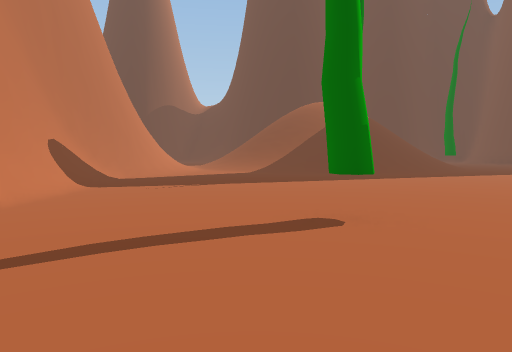
View 1 (above)

23 first-person views from a walk through a 3-D level made in the Unity game engine. The camera is 1.5 m above the floor, tilts 4° down and sees 70° across. The floor is counted in squares, 2 m on a side. Each view is taken from the middle of a square. On the plan, view 1 faces up. The plan holds only what a view shows up to about 11 squares ahead; the rest is blank. The place goes on beyond the plan. The player character is not drawn.

View 2
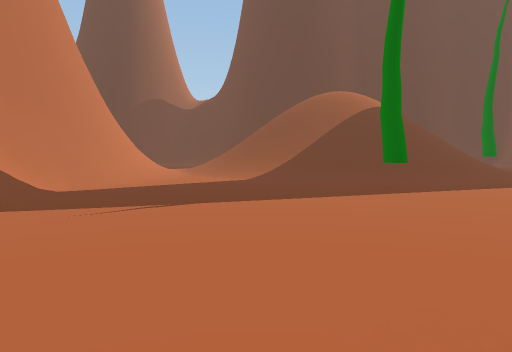

View 3
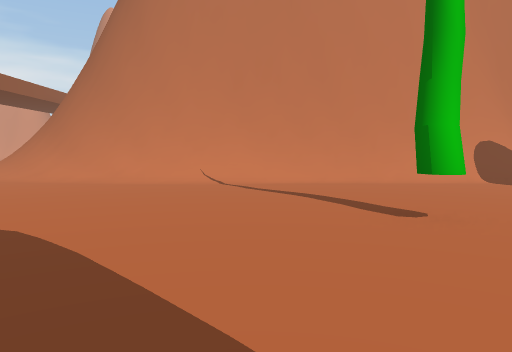

View 4
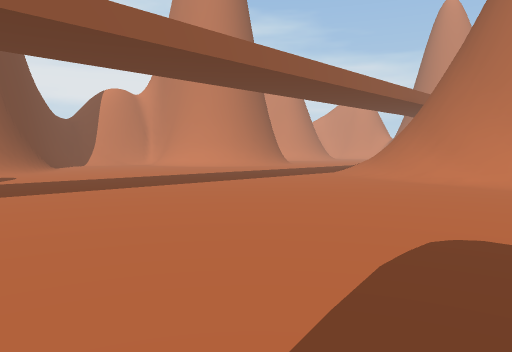

View 5
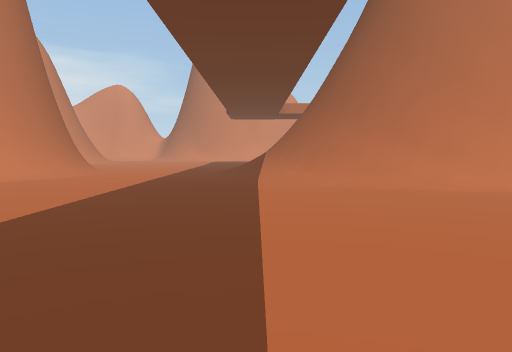

View 6
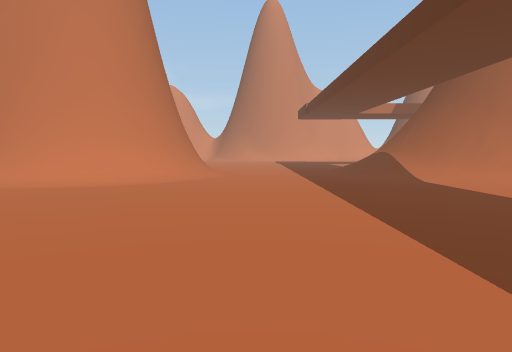

View 7
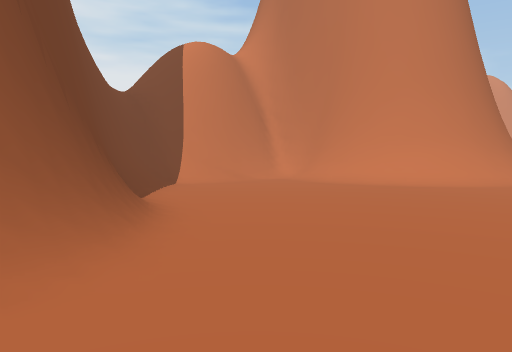

View 8
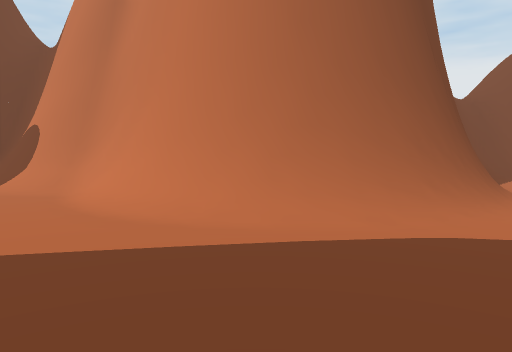

View 9
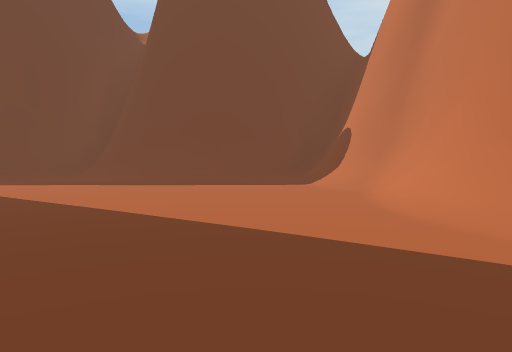

View 10
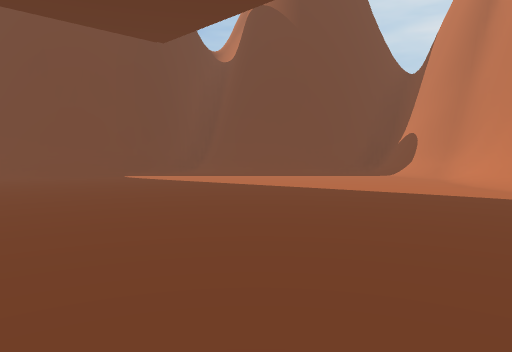

View 11
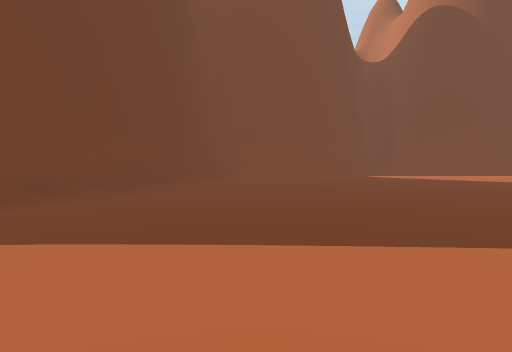

View 12
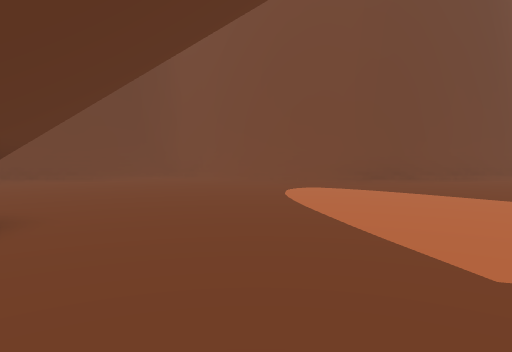

View 13
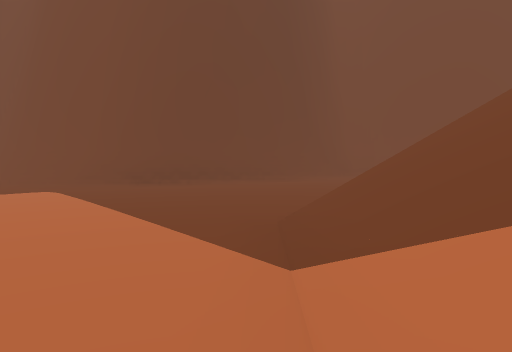

View 14
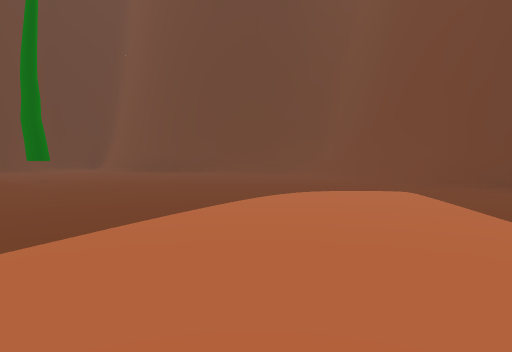

View 15
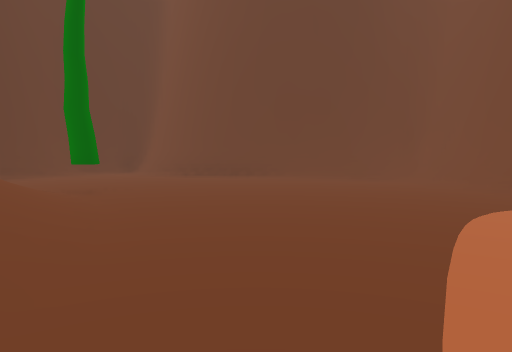

View 16
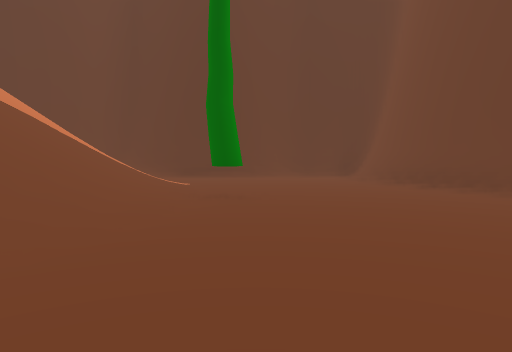

View 17
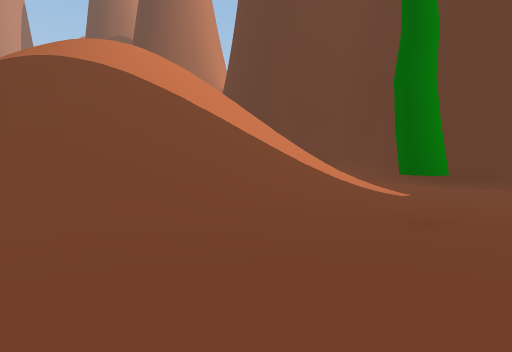

View 18
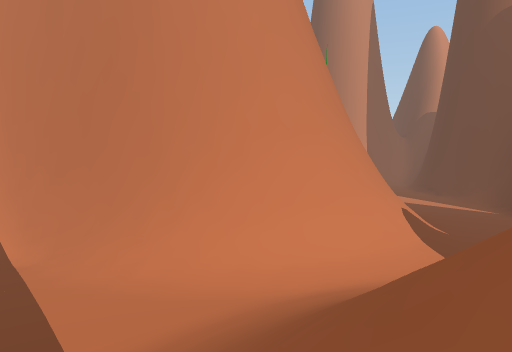

View 19
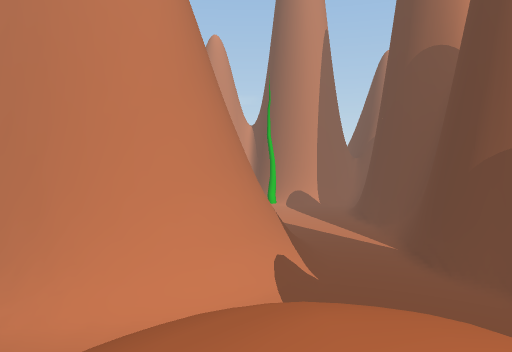

View 20
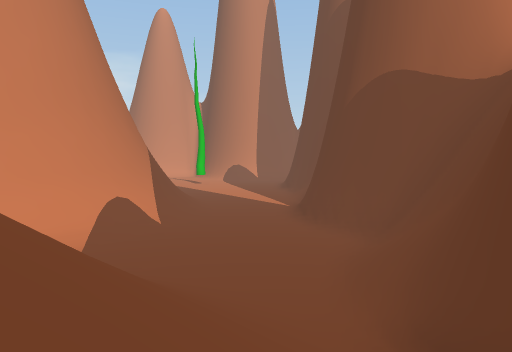

View 21
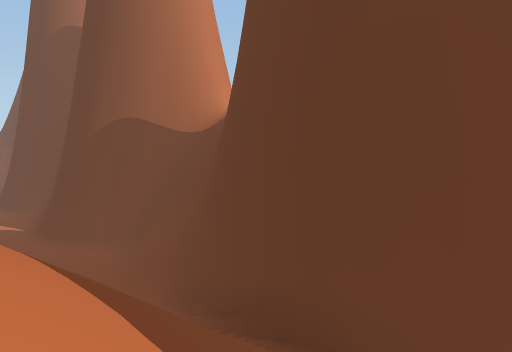

View 22
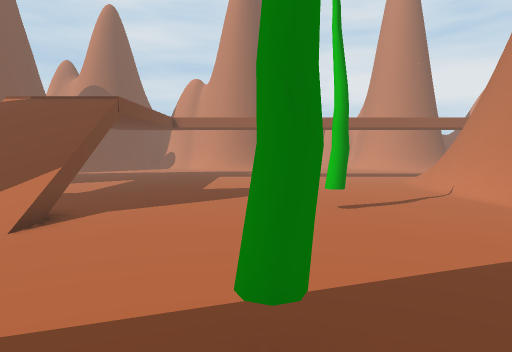

View 23
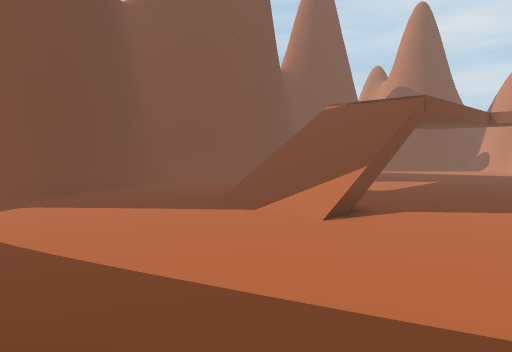

### Floor plan
Key: @ floor where view 1 was taken; # wall or solid block; . floor; / step, stairs or slope; O other object.
Columns run from 8 left of view 1 to 18 right of it. Each row starts with its distance up from view 1.
 24   ######
 23 ###////###############
 22 ........///////////..#
 21 ......./////   /.....##
 20 ......///////  //.....#
 19 ///.../    //////.....##
 18 ##//..    ///////O.....#
 17 ###//.    ////////.....##
 16   ##///   ////////......##
 15    ##////// /////......./#
 14     #/.//////////......./#
 13     #/./////////......./##
 12     #/...//////........##
 11     #/.....O...........##
 10     #..................##
  9    ##...................#
  8    ##...................##
  7    ##....................#
  6     #...........////.....##
  5     #...........////...../#
  4     #....O................#
  3    ##....................##
  2    ##.................../#
  1    ##.......... ........##
  0    ##...@.....   .......##
 -1    ##.........    ......##
 -2    #/.........    .......#
 -3   ##/.........    .......#
 -4  ##//........      ......#
 -5 ##//.............  ......##
 -6 #///...................../#
 -7 ///....................../#
 -8 /......................./##
 -9 ............ .........../#
-10 ........................ #
-11 ........................##
-12 ......................../#
-13 ##/........////.......///#
-14  ##/......#####/...../####
-15   ##.....##   ##/.../##
-16    #.....#     ##//.##
-17    #..../#      ###/#
-18    #////##        ###
-19    ###/##
-20      ###

Positions as (right, up) in squares from view 1, and headings:
1: (0, 0), facing up
2: (0, 3), facing up
3: (5, 2), facing left
4: (5, 0), facing down-left
5: (3, -7), facing left
6: (3, -11), facing left
7: (3, -11), facing down-left
8: (5, -9), facing down
9: (5, -9), facing down-right
10: (5, -5), facing down-right
11: (10, 0), facing down-right
12: (7, 2), facing right
13: (7, 7), facing right
14: (7, 8), facing up-right
15: (7, 11), facing up-right
16: (10, 12), facing up
17: (11, 14), facing up-left
18: (3, 14), facing left
19: (4, 17), facing left
20: (3, 21), facing left
21: (5, 19), facing up-left
22: (3, 13), facing down
23: (3, 13), facing down-right
